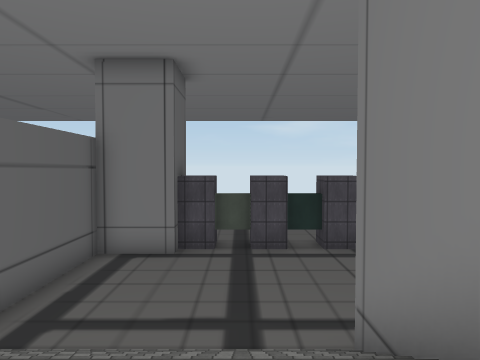
view 1 (above)

22 first-person views from a walk through a 3-D level made in the Unity game engine. The camera is 1.3 m above the floor, tilts 2° down and sees 70° across. The floor is counted in squares, 1.8 m on a side. Each view is taken from the middle of a square. On the plan, view 1 faces up. The plan holds only what a view shows up to about 11 squares ahead; the rest is blank. The place goes on beyond the plan. The player character is not drawn. Some surface patterns are stand-ins.

view 2
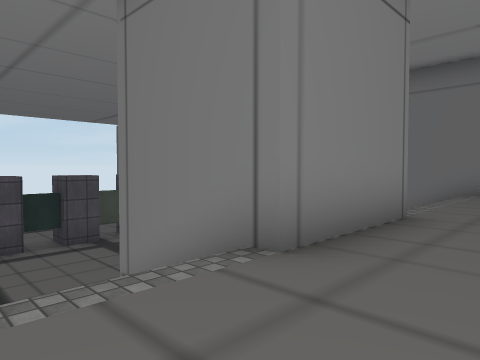

view 3
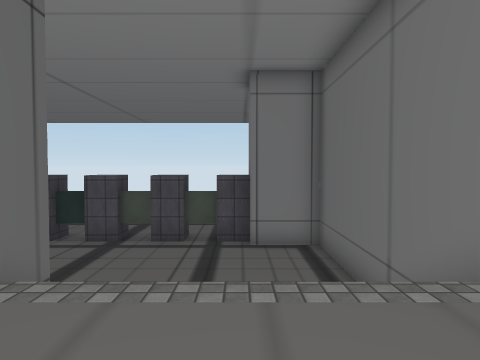

view 4
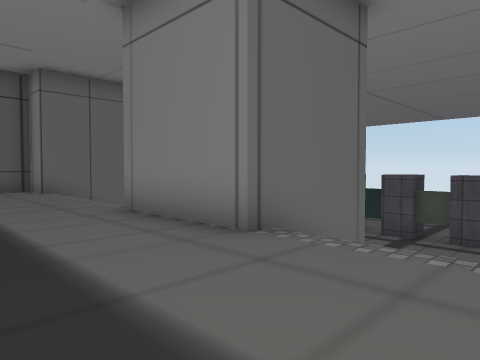

view 5
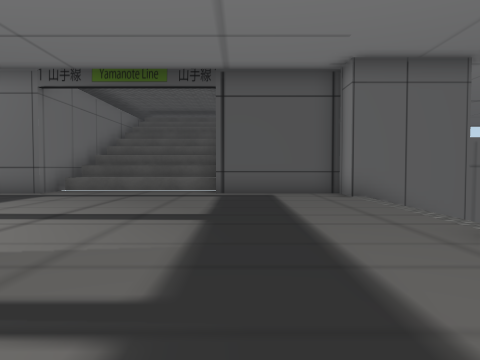

view 6
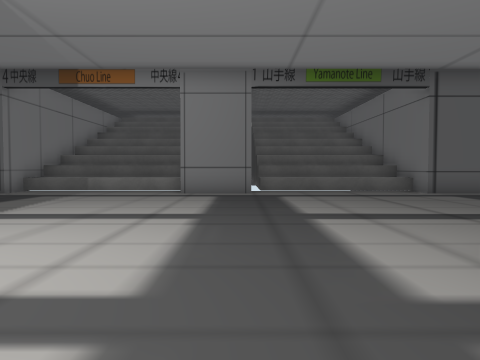

view 7
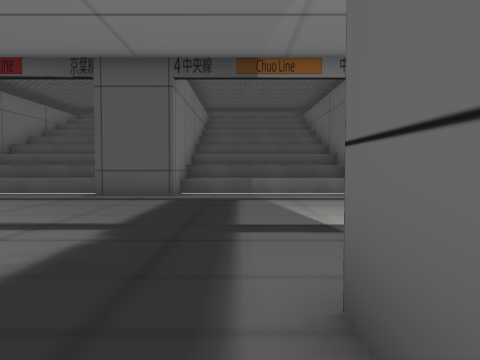

view 8
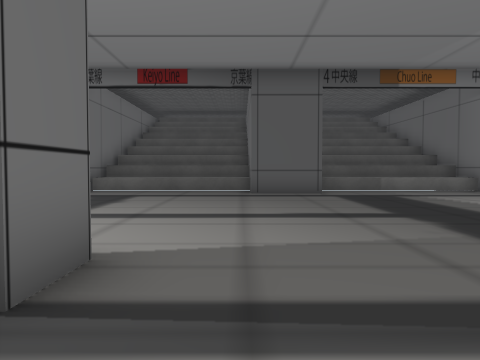

view 9
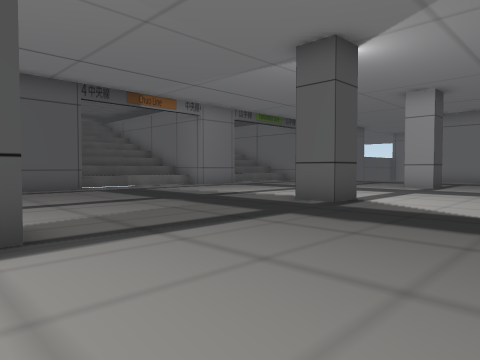

view 10
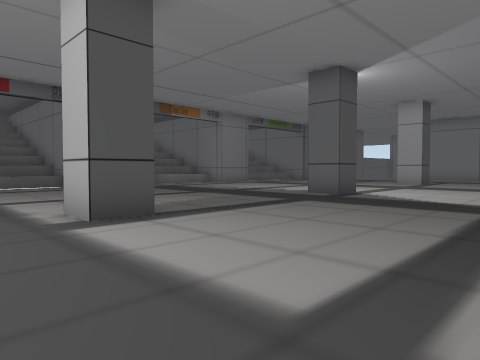

view 11
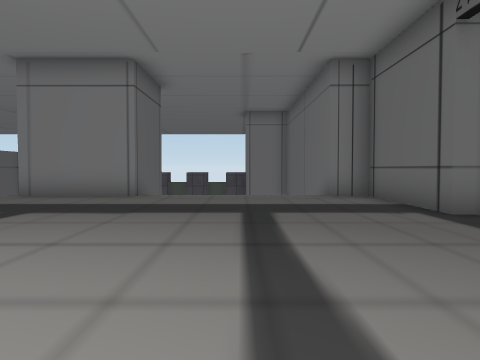

view 12
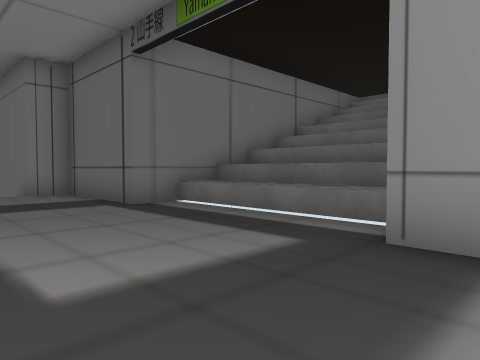

view 13
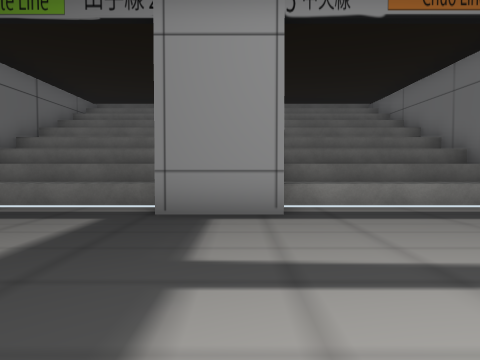

view 14
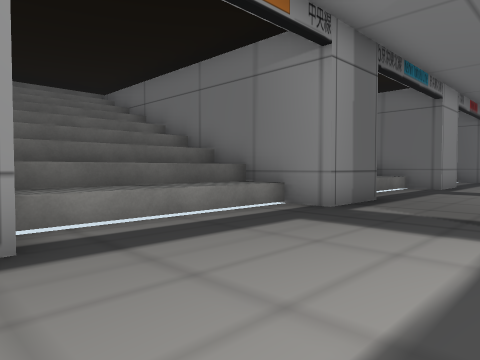

view 15
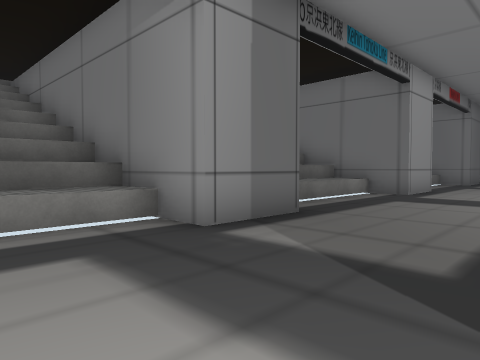

view 16
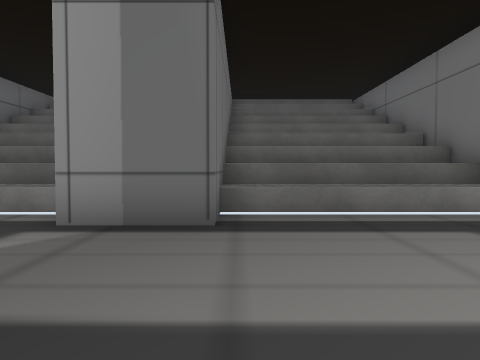

view 17
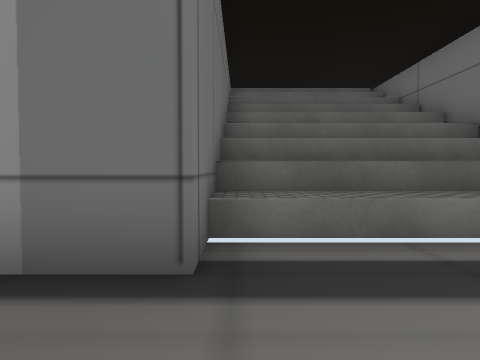

view 18
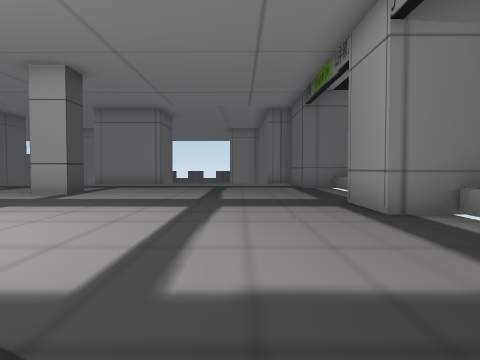

view 19
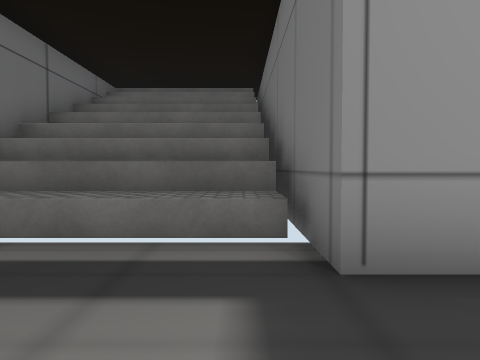

view 20
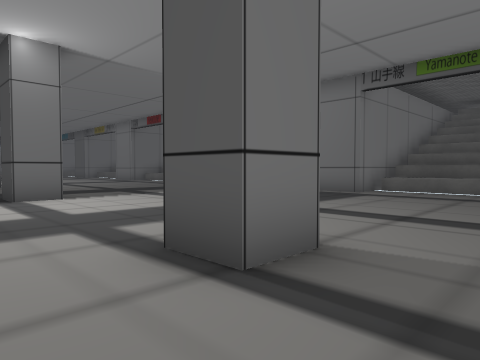

view 21
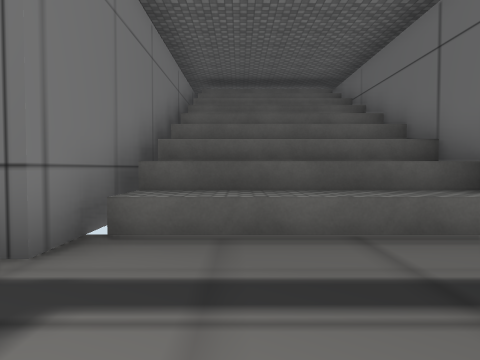

view 22
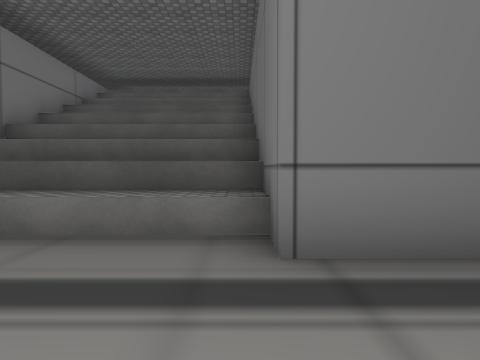

### Floor plan
Key: @ floor where view 1 was taken; # wall or solid block; . main floor; - floor 2.75 m lower than the main floor; / step, stairs or slope; ^ raised ledge; O other object.
Columns run from 8 left of view 1 to 14 right of it. Each row starts with its distance up from view 1.
 10        OOOOOOOOO
  9     ###---------###
  8     #-------------#
  7     #-------------#
  6     #-------------#
  5     #------       #
  4     #/////###    /#
  3     # ////###    /#
  2     # ////###    /#
  1    ##/////###/////##
  0    #....@..........#
 -1    #...............#
 -2    #...............#
 -3 #^^.................^^#
 -4 #^^.................^^#
 -5 #^^........#........^^#
 -6 #^^.................^^#
 -7 #^^.................^^#
 -8 ####...............####
 -9 #  #...............#  #
-10 #^^.................^^#
-11 #^^.................^^#
-12 #^^........#........^^#
-13 #^^.................^^#
-14 #^^.................^^#
-15  ###...............####
-16    #...............#  #
-17   ^.................^^#
-18  ^^.................^^#
-19  ^^........#........^^#
-20  ^^.................^^#
-21   ^..        .......^^#

Positions as (right, up) in squares from view 1, and headings:
1: (0, 0), facing up
2: (-1, -1), facing up-right
3: (7, -1), facing up
4: (7, -2), facing up-left
5: (5, -2), facing left
6: (5, -8), facing left
7: (4, -13), facing left
8: (5, -17), facing left
9: (7, -19), facing up-left
10: (8, -21), facing up-left
11: (7, -8), facing up
12: (7, -9), facing up-right
13: (5, -9), facing right
14: (7, -9), facing down-right
15: (7, -12), facing down-right
16: (6, -17), facing right
17: (8, -17), facing right
18: (8, -15), facing up
19: (8, -7), facing right
20: (5, -3), facing down-left
21: (-2, -6), facing left
22: (-2, -10), facing left
